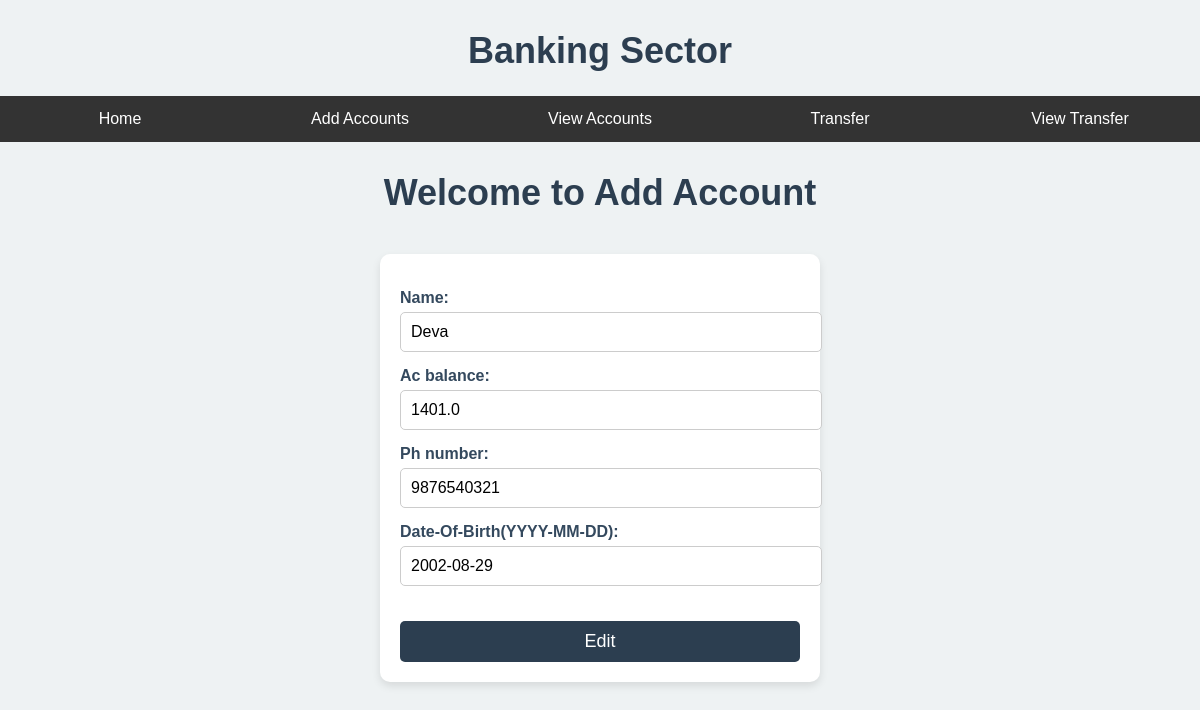
/Account/edit_account/3, run on the app's committed database.
### Banking_app/models.py (models this page shows, shortened)
class Accounts(models.Model):
    name = models.CharField(max_length=100, null=True)
    account_no = models.CharField(max_length=100, default=gen_ac_no, unique=True, editable=False)
    ac_balance = models.FloatField(default=1000)
    ph_number = models.CharField(max_length=10,validators=[RegexValidator(r'^\d{10}$', 'Phone number must be 10 digits numbers.')])
    date_of_birth = models.DateField('Date-Of-Birth(YYYY-MM-DD)')
    create_date = models.DateField(auto_now_add=True)

### Banking_app/views.py (the view)
# urls.py: path('edit_account/<int:id>',edit_account,name='edit_account'),
def edit_account(request,id):
    edit = Accounts.objects.get(id=id)
    if request.method == 'POST':
        form = Account_form(request.POST, instance=edit)
        if form.is_valid():
            form.save()
            return redirect('view_ac')
    else:
        form = Account_form(instance=edit)
    return render(request, 'edit.html', {'form':form})

### Banking_app/forms.py
class Account_form(forms.ModelForm):
    class Meta:
        model = Accounts
        fields = '__all__'

### front_end/templates/edit.html (shortened to what this page needs)
{% extends "base.html" %}
{% block content %}
<h1> Welcome to Add Account </h1>
<form method='POST'>
    {{form.as_p}}
    <button type="submit">Edit</button>
</form>
{% endblock %}

### front_end/static/styles.css (style rules this page uses)
body { font-family: Arial, sans-serif; margin: 0; padding: 0; background-color: #f4f4f4; }
body { font-family: Arial, sans-serif; background-color: #eef2f3; margin: 0; padding: 0; }
h1 { text-align: center; color: #2c3e50; margin-top: 30px; font-size: 36px; }
form { max-width: 400px; margin: 40px auto; padding: 20px; background-color: #ffffff; box-shadow: 0 4px 8px rgba(0, 0, 0, 0.1); border-radius: 10px; }
form p { margin: 15px 0; }
form label { font-weight: bold; color: #34495e; }
form input, form select, form textarea { width: 100%; padding: 10px; margin-top: 5px; border: 1px solid #ccc; border-radius: 5px; font-size: 16px; }
button[type='submit'] { width: 100%; padding: 10px; background-color: #2c3e50; color: white; border: none; border-radius: 5px; font-size: 18px; cursor: pointer; margin-top: 20px; transition: background-color 0.3s ease; }

### data on the page
Accounts: name "Deva", ac_balance "1401.0", ph_number "9876540321", date_of_birth "2002-08-29"
